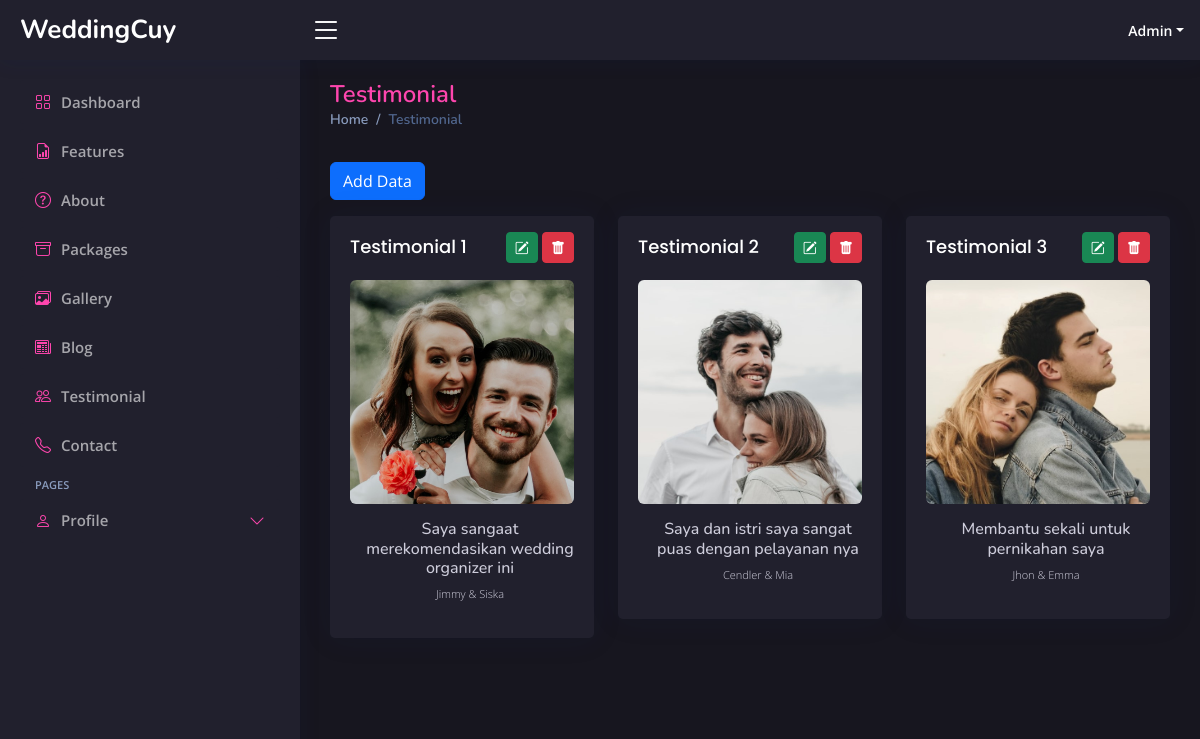
/admin/index.php?page=testi (signed in), run on the app's committed database.
### tables this page shows
CREATE TABLE `testimonial` (
  `id` int(11) NOT NULL,
  `testi_text` text NOT NULL,
  `testi_client` varchar(255) NOT NULL,
  `testi_image` varchar(255) NOT NULL
);

### admin/page/testimonial.php (the view, shortened to what this page needs)
<div class="pagetitle">
    <h1>Testimonial</h1>
    <nav>
        <ol class="breadcrumb">
            <li class="breadcrumb-item"><a href="index.php?page=dashboard">Home</a></li>
            <li class="breadcrumb-item active">Testimonial</li>
        </ol>
    </nav>
</div>
<section class="section dashboard">
    <a href="index.php?page=add-testi" class="btn btn-primary my-3">Add Data</a>
    <div class="row" data-masonry='{"percentPosition": true }'>
        <?php
        $query = "SELECT * FROM testimonial ORDER BY id ASC";
        $result = mysqli_query($koneksi2, $query);
        $no = 1;
        while ($row = mysqli_fetch_assoc($result)) {
        ?>
            <div class="col-md-4">
                <div class="card testimonial-card">
                    <div class="card-body">
                        <div class="d-flex justify-content-between">
                            <div class="name">
                                <h5 class="card-title">Testimonial <?php echo $no ?></h5>
                            </div>
                            <div class="opsi py-3">
                                <a href="index.php?page=edit-testi&id=<?php echo $row['id']; ?>" class="btn btn-success btn-sm"><i class="bi bi-pencil-square"></i></a>
                                <a href="../action.php?act=delete-testi&id=<?php echo $row['id']; ?>" class="btn btn-danger btn-sm" onclick="return confirm('Anda yakin akan menghapus data ini?')"><i class="bi bi-trash-fill"></i></a>
                            </div>
                        </div>
                        <div class="text-center">
                            <div class="testimonial-image">
                                <img src="../assets/img/testimonial/<?php echo $row['testi_image']; ?>" alt="" class="img-fluid rounded mb-3">
                            </div>
                            <div class="ps-3">
                                <h6><?php echo $row['testi_text']; ?></h6>
                                <p class="fw-light" style="font-size: 11px;"><?php echo $row['testi_client']; ?></p>
                            </div>
                        </div>
                    </div>
                </div>
            </div>
        <?php
            $no++;
        }
        ?>
    </div>
</section>

### data on the page
testimonial: testi_image (picture), testi_text "Saya sangaat merekomendasikan wedding organizer ini", testi_client "Jimmy & Siska"
testimonial: testi_image (picture), testi_text "Saya dan istri saya sangat puas dengan pelayanan nya", testi_client "Cendler & Mia"
testimonial: testi_image (picture), testi_text "Membantu sekali untuk pernikahan saya", testi_client "Jhon & Emma"
